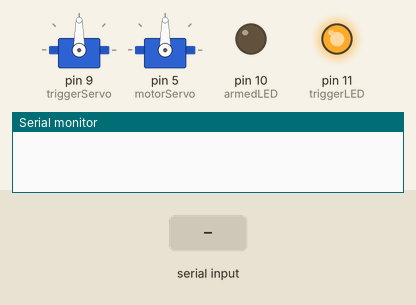
This sketch was run on a simulated Arduino Uno, built with avr-gcc and run on an emulated ATmega328P. Shown: 2 × servo, output pins drawn as LEDs (lit = HIGH), the last lines printed to the serial monitor. Inputs (shaded band) come from the test bench.

Above: at 0.1 s.
At 2.2 s:
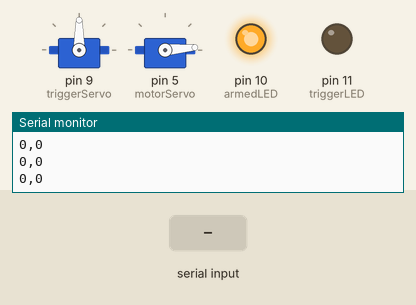
2.3 s: "1,90\n" received over Serial
Timing chart, 0 to 5.3 s (numbered marks = the images above; inputs shaded):
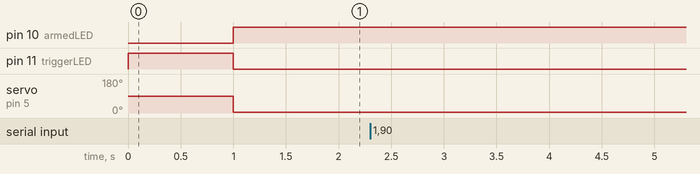

The sketch:

recieveFromP5_V2.ino
```cpp
#include <Servo.h>
/*
  NERF GUN SENTRY TURRET:
    *property of kang records*

  INSTRUCTIONS:
    LEDS:
      armed led : ~10
      trigger led : ~11
    TRIGGERSERVO:
      Y : ~9
      R : 5V
      Br: GND
    MOTORSERVO
      Y : ~5
      R : 5V
      Br: GND


*/
Servo servo;
Servo servo2;

//LEDS
int armedLED = 10;
int triggerLED = 11;
//SERVOS
int triggerServo = 9;
int motorServo = 5;

//serialsplit variables
const char marker = '\n'; //This is the end of message marker
char serialbuf[32]; //This gives the incoming serial some room. Change it if you want a longer incoming.

int serialRead1;
int serialRead2;

int intValue1;
int intValue2;


void setup() {
  Serial.begin(115200);
  pinMode(10, OUTPUT);
  pinMode(11, OUTPUT);

  servo.attach(triggerServo);
  servo2.attach(motorServo);

    //led test
  analogWrite(triggerLED, 255);  //10 written with 255
  delay(1000);
  analogWrite(triggerLED, 0);
}

void loop() {

  if(Serial.available()){
    String rxString = "";
    String strArr[2]; //Set the size of the array to equal the number of values you will be receiveing.
    //Keep looping until there is something in the buffer.
    while (Serial.available()) {
      //Delay to allow byte to arrive in input buffer.
      delay(2);
      //Read a single character from the buffer.
      char ch = Serial.read();

      //Append that single character to a string.
      rxString+= ch;
    }
    int stringStart = 0;
    int arrayIndex = 0;
    for (int i=0; i < rxString.length(); i++){
      //Get character and check if it's our "special" character.
      if(rxString.charAt(i) == ','){
        //Clear previous values from array.
        strArr[arrayIndex] = "";
        //Save substring into array.
        strArr[arrayIndex] = rxString.substring(stringStart, i);
        //Set new string starting point.
        stringStart = (i+1);
        arrayIndex++;
      }
    }
    //Put values from the array into the variables.
    String value1 = strArr[0];
    String value2 = strArr[1];
    //Convert string to int if you need it.
    int intValue1 = value1.toInt();
    int intValue2 = value2.toInt();
  }

  Serial.print(intValue1);
  Serial.print(",");
  Serial.println(intValue2) ;


      //LED ON/OFF STATES.      input 0 or 1
      if (intValue1 == 1) {
        servo2.write(180);
        analogWrite(triggerLED, 255);  //10 written with 255
        analogWrite(armedLED, 0);

        delay(1000);
        intValue1 = Serial.parseInt();
        //trigger shoot loop
        while (intValue1 == 1) {
          servo.write(180);
          delay(550);
          servo.write(5);
          delay(550);
          intValue1 = Serial.parseInt();
        }

      } else {
        analogWrite(armedLED, 255); //11 written with 255
        analogWrite(triggerLED, 0);
        servo2.write(5);
      }


      delay(15);

  }


void triggerShoot(){


}
```
